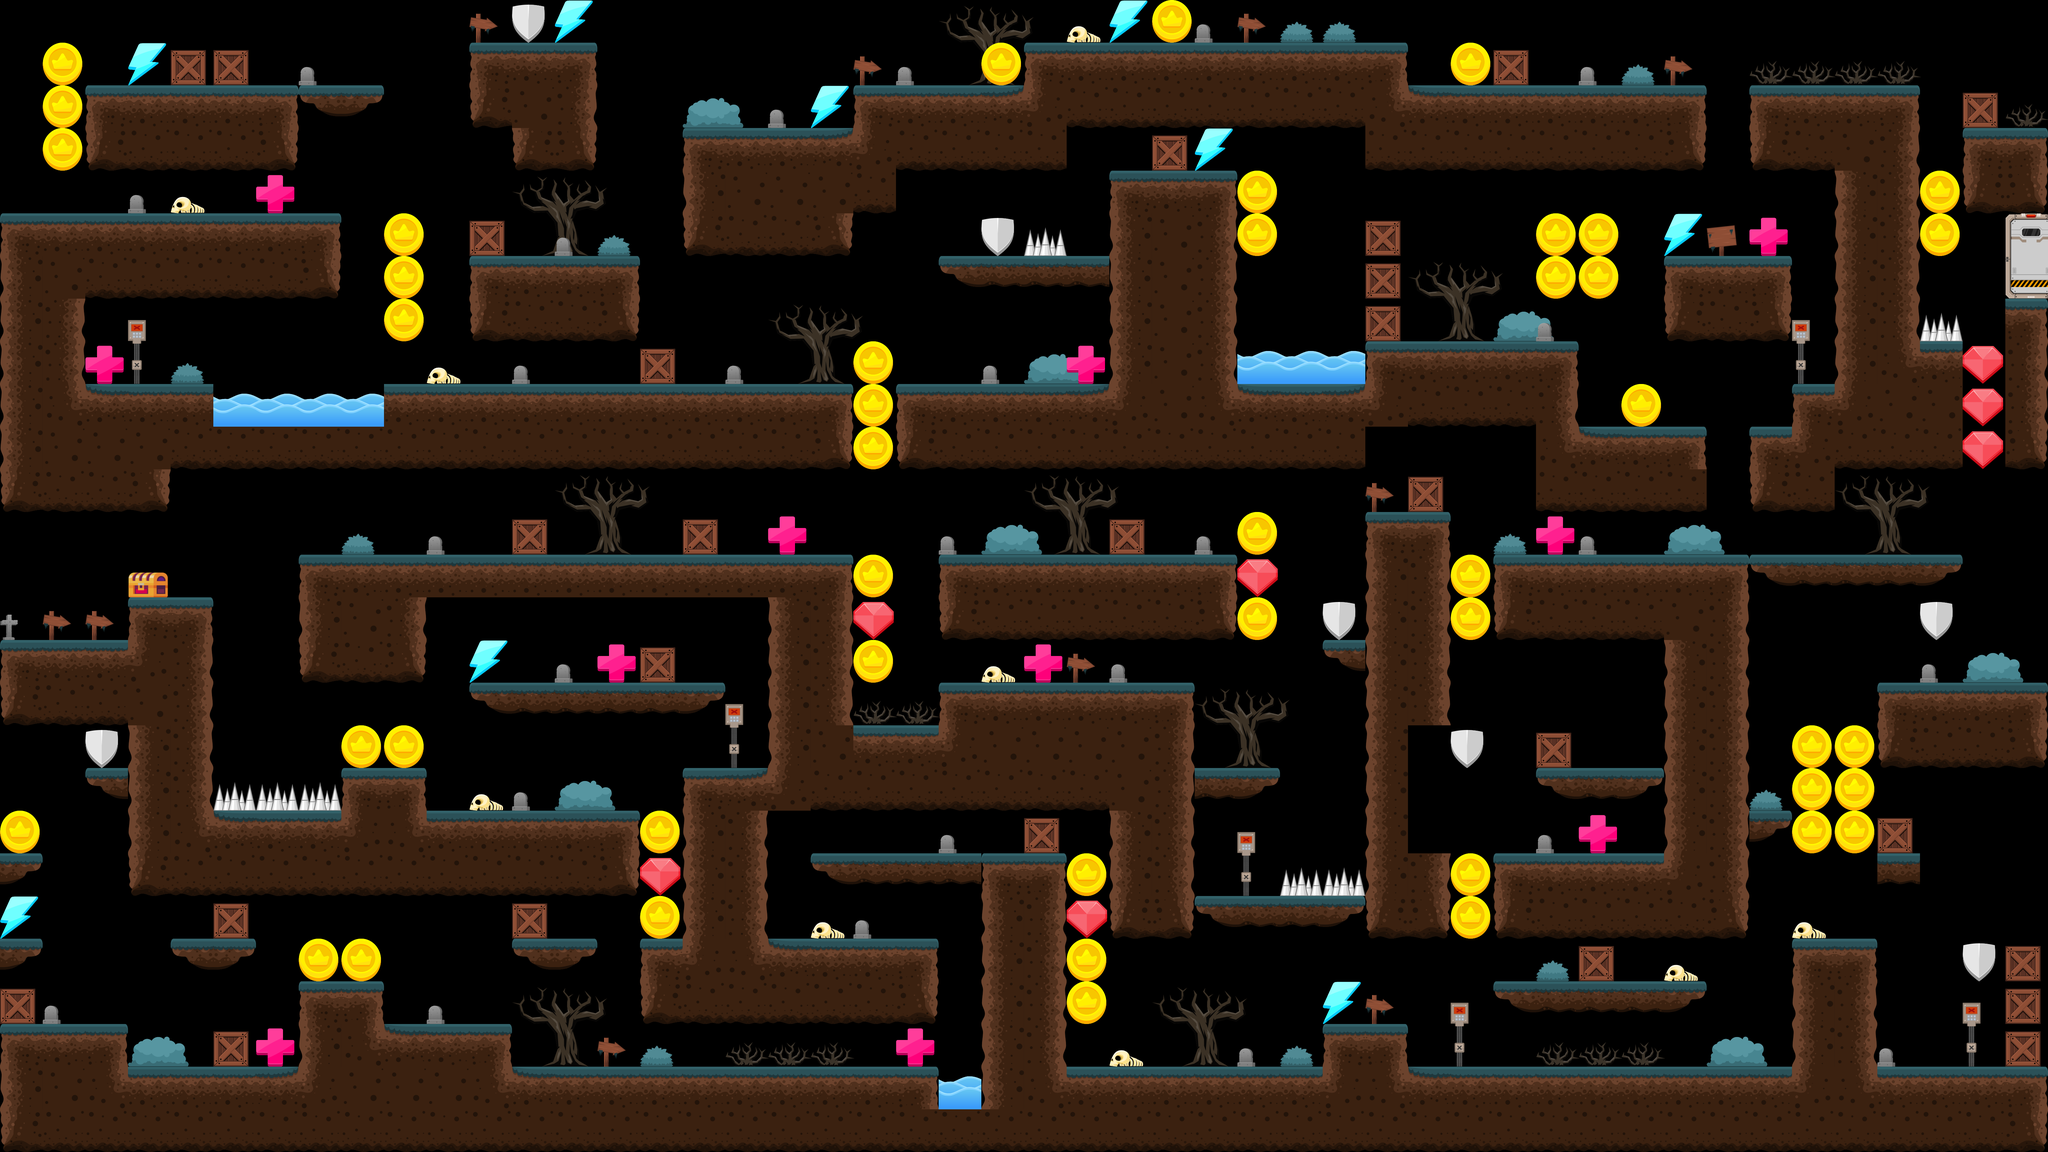

Rendered tile map (Tiled .tmx) drawn with the repository's tilesets; below, a short description and the map source with its tile grids summarised:
An orthogonal 48x27 tile map with 128x128 px tiles, 2 tile layers (dirt, object), 29 tilesets.

<map version="1.9" tiledversion="1.9.0" orientation="orthogonal" renderorder="right-down" width="48" height="27" tilewidth="128" tileheight="128" infinite="0" nextlayerid="5" nextobjectid="1">
 <tileset firstgid="1" name="dirt1" tilewidth="128" tileheight="128" tilecount="16" columns="16">
  <image source="../sprites/dirt1.png" width="2048" height="128" />
 </tileset>
 <tileset firstgid="17" name="ArrowSign" tilewidth="86" tileheight="87" tilecount="1" columns="1">
  <image source="../sprites/Objects/ArrowSign.png" width="86" height="87" />
 </tileset>
 <tileset firstgid="18" name="Bush (1)" tilewidth="182" tileheight="90" tilecount="1" columns="1">
  <image source="../sprites/Objects/Bush (1).png" width="182" height="90" />
 </tileset>
 <tileset firstgid="19" name="Crate" tilewidth="106" tileheight="106" tilecount="1" columns="1">
  <image source="../sprites/Objects/Crate.png" width="106" height="106" />
 </tileset>
 <tileset firstgid="20" name="Sign" tilewidth="91" tileheight="93" tilecount="1" columns="1">
  <image source="../sprites/Objects/Sign.png" width="91" height="93" />
 </tileset>
 <tileset firstgid="21" name="Skeleton" tilewidth="102" tileheight="50" tilecount="1" columns="1">
  <image source="../sprites/Objects/Skeleton.png" width="102" height="50" />
 </tileset>
 <tileset firstgid="22" name="TombStone (1)" tilewidth="54" tileheight="55" tilecount="1" columns="1">
  <image source="../sprites/Objects/TombStone (1).png" width="54" height="55" />
 </tileset>
 <tileset firstgid="23" name="TombStone (2)" tilewidth="53" tileheight="76" tilecount="1" columns="1">
  <image source="../sprites/Objects/TombStone (2).png" width="53" height="76" />
 </tileset>
 <tileset firstgid="24" name="Tree" tilewidth="286" tileheight="239" tilecount="1" columns="1">
  <image source="../sprites/Objects/Tree.png" width="286" height="239" />
 </tileset>
 <tileset firstgid="25" name="DeadBush" tilewidth="132" tileheight="74" tilecount="1" columns="1">
  <image source="../sprites/Objects/DeadBush.png" width="132" height="74" />
 </tileset>
 <tileset firstgid="26" name="Bone (2)" tilewidth="128" tileheight="128" tilecount="1" columns="1">
  <image source="../sprites/Tiles/Bone (2).png" width="128" height="128" />
 </tileset>
 <tileset firstgid="27" name="Bone (3)" tilewidth="128" tileheight="128" tilecount="1" columns="1">
  <image source="../sprites/Tiles/Bone (3).png" width="128" height="128" />
 </tileset>
 <tileset firstgid="28" name="Bone (4)" tilewidth="128" tileheight="128" tilecount="1" columns="1">
  <image source="../sprites/Tiles/Bone (4).png" width="128" height="128" />
 </tileset>
 <tileset firstgid="29" name="Bone (1)" tilewidth="128" tileheight="128" tilecount="1" columns="1">
  <image source="../sprites/Tiles/Bone (1).png" width="128" height="128" />
 </tileset>
 <tileset firstgid="30" name="Bush (2)" tilewidth="100" tileheight="64" tilecount="1" columns="1">
  <image source="../sprites/Objects/Bush (2).png" width="100" height="64" />
 </tileset>
 <tileset firstgid="31" name="water (1)" tilewidth="128" tileheight="99" tilecount="1" columns="1">
  <image source="../sprites/png/Tiles/17.png" width="128" height="99" />
 </tileset>
 <tileset firstgid="32" name="water (2)" tilewidth="128" tileheight="128" tilecount="1" columns="1">
  <image source="../sprites/png/Tiles/18.png" width="128" height="128" />
 </tileset>
 <tileset firstgid="33" name="coin" tilewidth="119" tileheight="129" tilecount="1" columns="1">
  <image source="../menu/windows/Windows_32.png" width="119" height="129" />
 </tileset>
 <tileset firstgid="34" name="health" tilewidth="115" tileheight="115" tilecount="1" columns="1">
  <image source="../menu/windows/Windows_21.png" width="115" height="115" />
 </tileset>
 <tileset firstgid="35" name="shield" tilewidth="98" tileheight="115" tilecount="1" columns="1">
  <image source="../menu/windows/Windows_22.png" width="98" height="115" />
 </tileset>
 <tileset firstgid="36" name="atack_ability" tilewidth="115" tileheight="127" tilecount="1" columns="1">
  <image source="../menu/windows/Windows_23.png" width="115" height="127" />
 </tileset>
 <tileset firstgid="37" name="diamond" tilewidth="122" tileheight="114" tilecount="1" columns="1">
  <image source="../menu/windows/Windows_33.png" width="122" height="114" />
 </tileset>
 <tileset firstgid="38" name="Spike" tilewidth="128" tileheight="128" tilecount="1" columns="1">
  <image source="../sprites/Objects/Spike.png" width="128" height="128" />
 </tileset>
 <tileset firstgid="39" name="DoorLocked" tilewidth="154" tileheight="256" tilecount="1" columns="1">
  <image source="../sprites/Objects/DoorLocked.png" width="154" height="256" />
 </tileset>
 <tileset firstgid="40" name="Switch (2)" tilewidth="54" tileheight="192" tilecount="1" columns="1">
  <image source="../sprites/Objects/Switch (2).png" width="54" height="192" />
 </tileset>
 <tileset firstgid="41" name="DoorUnlocked" tilewidth="155" tileheight="256" tilecount="1" columns="1">
  <image source="../sprites/Objects/DoorUnlocked.png" width="155" height="256" />
 </tileset>
 <tileset firstgid="42" name="DoorOpen" tilewidth="154" tileheight="256" tilecount="1" columns="1">
  <image source="../sprites/Objects/DoorOpen.png" width="154" height="256" />
 </tileset>
 <tileset firstgid="43" name="Switch (1)" tilewidth="54" tileheight="192" tilecount="1" columns="1">
  <image source="../sprites/Objects/Switch (1).png" width="54" height="192" />
 </tileset>
 <tileset firstgid="44" name="chest" tilewidth="120" tileheight="75" tilecount="1" columns="1">
  <image source="../sprites/Objects/chest.png" width="120" height="75" />
 </tileset>
 <layer id="1" name="dirt" width="48" height="27">
  <data>[1296 cells, 606 non-empty, 17 distinct tile ids]</data>
 </layer>
 <layer id="2" name="object" width="48" height="27">
  <data>[1296 cells, 218 non-empty, 20 distinct tile ids]</data>
 </layer>
</map>
